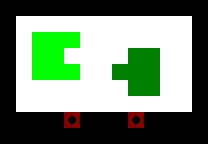

Tiled map render using the project's own tile images. Description and the whole map definition, tile-layer contents included, below:
An orthogonal 13x9 tile map with 16x16 px tiles, 2 tile layers (Layer1, Layer2).

<map version="1.0" orientation="orthogonal" renderorder="right-down" width="13" height="9" tilewidth="16" tileheight="16" nextobjectid="1">
 <tileset firstgid="1" source="Tiles.tsx" />
 <layer name="Layer1" width="13" height="9">
  <data encoding="csv">
1,1,1,1,1,1,1,1,1,1,1,1,1,
1,5,5,5,5,5,5,5,5,5,5,5,1,
1,5,5,5,5,5,5,5,5,5,5,5,1,
1,5,5,5,5,5,5,5,5,5,5,5,1,
1,5,5,5,5,5,5,5,5,5,5,5,1,
1,5,5,5,5,5,5,5,5,5,5,5,1,
1,5,5,5,5,5,5,5,5,5,5,5,1,
1,1,1,1,5,1,1,1,5,1,1,1,1,
1,1,1,1,1,1,1,1,1,1,1,1,1
</data>
 </layer>
 <layer name="Layer2" width="13" height="9">
  <data encoding="csv">
0,0,0,0,0,0,0,0,0,0,0,0,0,
0,0,0,0,0,0,0,0,0,0,0,0,0,
0,0,4,4,4,0,0,0,0,0,0,0,0,
0,0,4,4,0,0,0,0,2,2,0,0,0,
0,0,4,4,4,0,0,2,2,2,0,0,0,
0,0,0,0,0,0,0,0,2,2,0,0,0,
0,0,0,0,0,0,0,0,0,0,0,0,0,
0,0,0,0,7,0,0,0,7,0,0,0,0,
0,0,0,0,0,0,0,0,0,0,0,0,0
</data>
 </layer>
</map>
